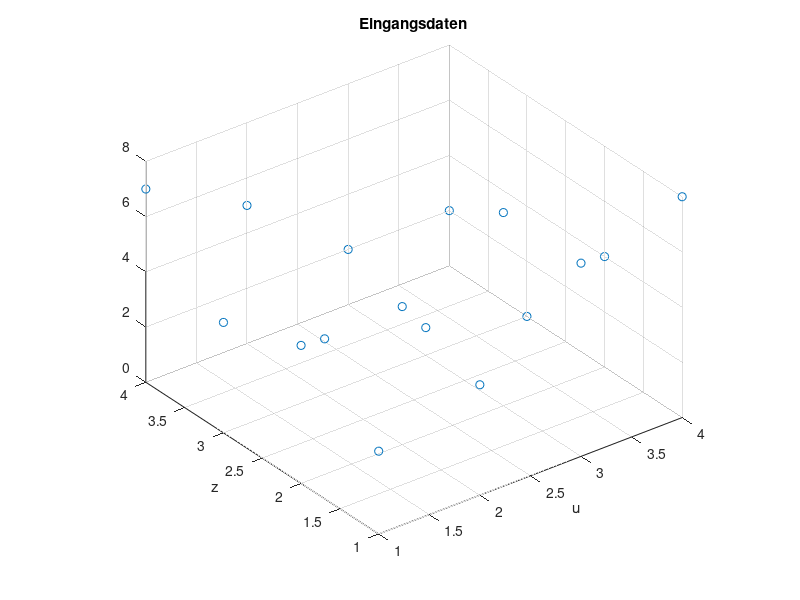
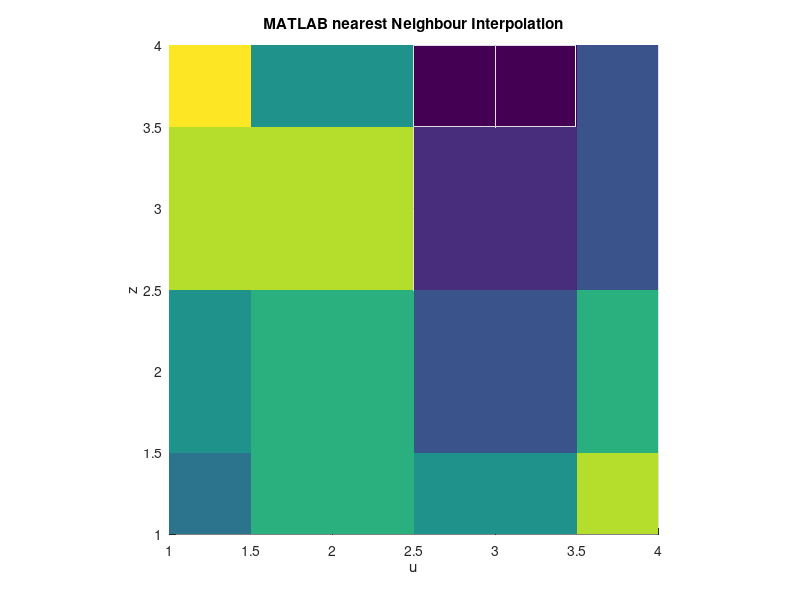
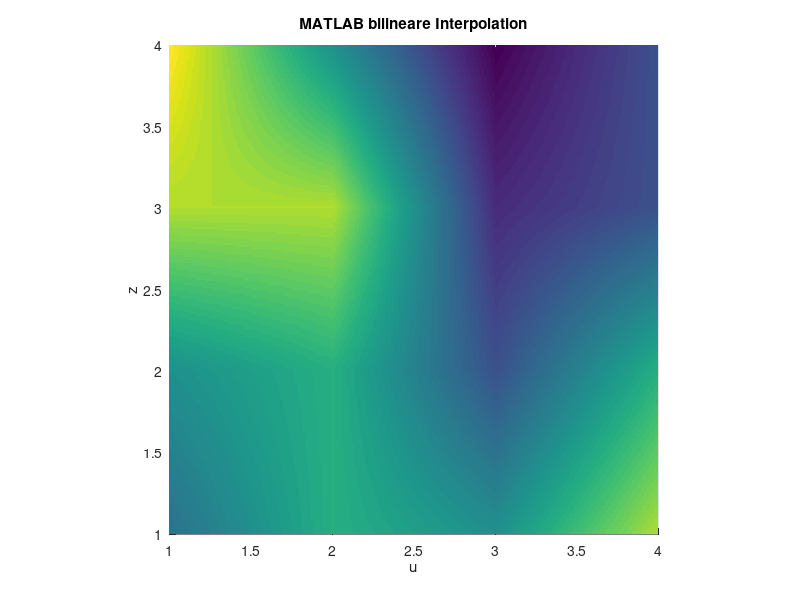
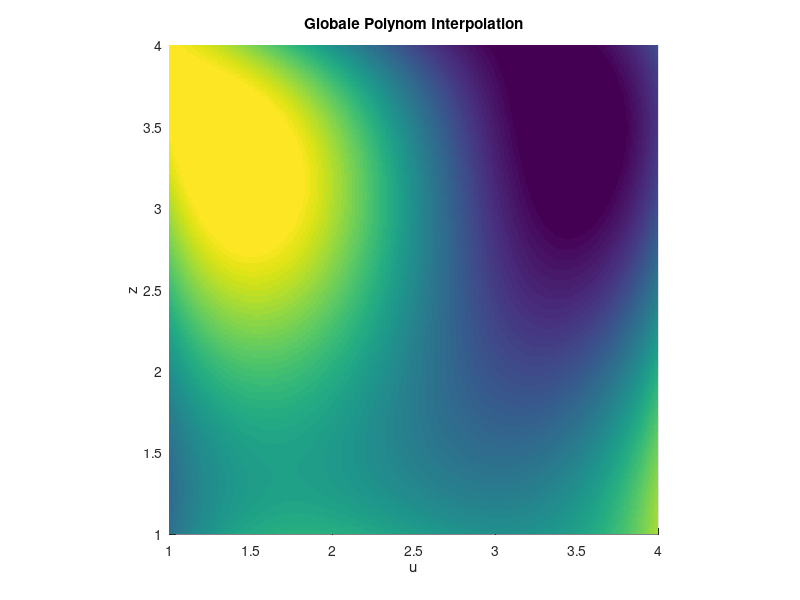

Write MATLAB code to recreate these figures, in order.
%%%%%%%%%%%%%%%%%%%%%%%%%%%%%%%%%%%%%%%%%%%%%%%%%%%%%%%%%%%%%%%%%%%%%%%%%%%
%%Eingangsdaten laut Aufgabenstellung erstellen
%%%%%%%%%%%%%%%%%%%%%%%%%%%%%%%%%%%%%%%%%%%%%%%%%%%%%%%%%%%%%%%%%%%%%%%%%%%


%%St�tzstellen aus der Aufgabe
u = [1 2 3 4 ];
z = [1 2 3 4 ];
[U, Z] = meshgrid(u, z); %%meshgrid erstellt aus den Vektoren u und z 
                         %%Matrizen, die f�r die weitere Verarbeitung
                         %%mit MATLAB internen Funktionen erorderlich sind

%Y = [3 4 7 8 7; 5 5 7 4 1; 4 2 1 0.5 0.1; 7 5 2 2 1; 4 5 6 7 8];
Y=[3,4,7,8;5,5,7,4;4,2,1,0;7,5,2,2]
%%Stellen an denen interpoliert werden soll
u_int = 1:0.01:4;
z_int = 1:0.01:4;
[U_int, Z_int] = meshgrid(u_int, z_int);


%%%%%%%%%%%%%%%%%%%%%%%%%%%%%%%%%%%%%%%%%%%%%%%%%%%%%%%%%%%%%%%%%%%%%%%%%%%
%%Interpolation mit verschiedenen Verfahren
%%%%%%%%%%%%%%%%%%%%%%%%%%%%%%%%%%%%%%%%%%%%%%%%%%%%%%%%%%%%%%%%%%%%%%%%%%%

%%interp2: MATLAB interne Funktion, "help interp2"

%%Nearest Neighbour Interpolation
Y_int_NN     = interp2(U, Z, Y, U_int, Z_int, 'nearest');
%%bilineare Interpolation
Y_int_linear = interp2(U, Z, Y, U_int, Z_int, 'linear');
%%kubische Splines
Y_int_cubic  = interp2(U, Z, Y, U_int, Z_int, 'spline');

%%globaler Polynom-Ansatz:
%%
%% F�r die Vandermonde-Matrix V_u
%%
%%    /                                       \
%%    | 1 u_0     u_0^2     ...  u_0^(N-1)    |
%%    | 1 u_1     u_1^2     ...  u_1^(N-1)    |
%%    |    :        :               :         |
%%    | 1 u_(N-1) u_(N-1)^2 ...  u_(N-1)^(N-1)|
%%    \                                       /,
%%
%% die Vandermonde-Matrix V_z
%%
%%    /                                       \
%%    | 1 z_0     z_0^2     ...  z_0^(N-1)    |
%%    | 1 z_1     z_1^2     ...  z_1^(N-1)    |
%%    |    :        :               :         |
%%    | 1 z_(N-1) z_(N-1)^2 ...  z_(N-1)^(N-1)|
%%    \                                       /,
%%
%% die Koeffizienten-Matrix A
%%
%%    /                                   \
%%    | a_(0,0)   a_(0,1) ... a_(0,N-1)   |
%%    | a_(1,0)   a_(1,1) ... a_(1,N-1)   |
%%    |    :         :           :        |
%%    | a_(N-1,0) a_(0,1) ... a_(N-1,N-1) |
%%    \                                   /
%%
%% und die Mess-Matrix Y
%%    /                                   \
%%    | Y_(0,0)   Y_(0,1) ... Y_(0,N-1)   |
%%    | Y_(1,0)   Y_(1,1) ... Y_(1,N-1)   |
%%    |    :         :           :        |
%%    | Y_(N-1,0) Y_(0,1) ... Y_(N-1,N-1) |
%%    \                                   /
%%
%% gilt der Zusammenhang:
%%
%% Y = V_u * A * V_z'
%%
%% => A = V_u^(-1) * Y * V_z^(-1)'

N = numel(u);
M = numel(z);
%Vandermonde-Matrizen erstellen
V_u = fliplr(vander(u));
V_z = fliplr(vander(z));
%Polynomkoeffizienten bestimmen
A = (V_u\Y)/(V_z');

%Interpolierte Werte bestimmen
N_int = numel(u_int);
M_int = numel(z_int);
Z_u_int = zeros(N_int, N-1);
for k=0:N-1
   Z_u_int(:,k+1) = ( u_int.^k )';
end
Z_v_int = zeros(M_int, M-1);
for k=0:M-1
   Z_v_int(:,k+1) = ( z_int.^k )';
end
Y_int_global = Z_u_int*A*Z_v_int';

%%%%%%%%%%%%%%%%%%%%%%%%%%%%%%%%%%%%%%%%%%%%%%%%%%%%%%%%%%%%%%%%%%%%%%%%%%%
%%Ausgabeplots
%%%%%%%%%%%%%%%%%%%%%%%%%%%%%%%%%%%%%%%%%%%%%%%%%%%%%%%%%%%%%%%%%%%%%%%%%%%

figure
scatter3(U(:), Z(:), Y(:)); %%surf: 3D Zeichenfunktion
xlabel('u');
ylabel('z');
daspect([1 1 4]);
title('Eingangsdaten');

figure
surf(u_int, z_int, Y_int_NN');
shading flat;
xlabel('u');
ylabel('z');
caxis([min(min(Y)), max(max(Y)) ]);
view(0, 90);
daspect([1 1 4]);
title('MATLAB nearest Neighbour Interpolation');

figure
surf(u_int, z_int, Y_int_linear');
shading flat;
xlabel('u');
ylabel('z');
caxis([min(min(Y)), max(max(Y)) ]);
view(0, 90);
daspect([1 1 4]);
title('MATLAB bilineare Interpolation');
% 
% figure
% surf(u_int, z_int, Y_int_cubic');
% shading flat;
% xlabel('u');
% ylabel('z');
% caxis([min(min(Y)), max(max(Y)) ]);
% view(0, 90);
% daspect([1 1 4]);
% title('MATLAB kubische Spline Interpolation');

figure
surf(u_int, z_int, Y_int_global');
shading flat;
xlabel('u');
ylabel('z');
caxis([min(min(Y)), max(max(Y)) ]);
view(0, 90);
daspect([1 1 4]);
title('Globale Polynom Interpolation');